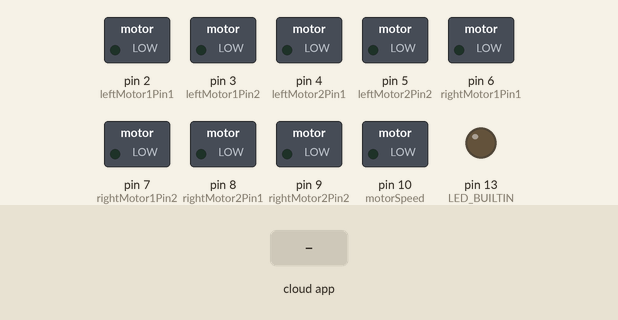
Recording of a sketch running on a simulated Arduino Uno, built with avr-gcc and run on an emulated ATmega328P. On the bench: switched loads named in the sketch (green lamp = pin HIGH), output pins drawn as LEDs (lit = HIGH). The inputs (shaded band) are chosen by the test bench. The RemoteXY app is connected.

Above: at 1.2 s.
1.3 s: the phone or cloud app sets btn_forward to 1
At 1.6 s:
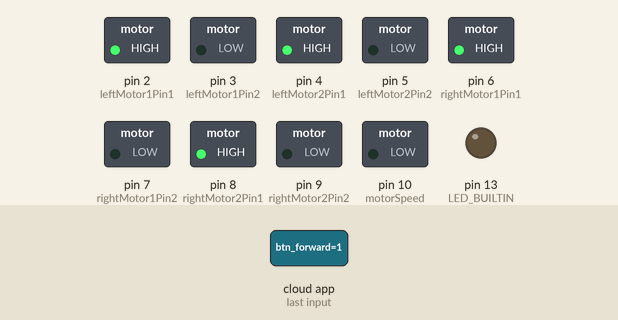
2.8 s: the phone or cloud app sets select_speed to 1
At 4.0 s:
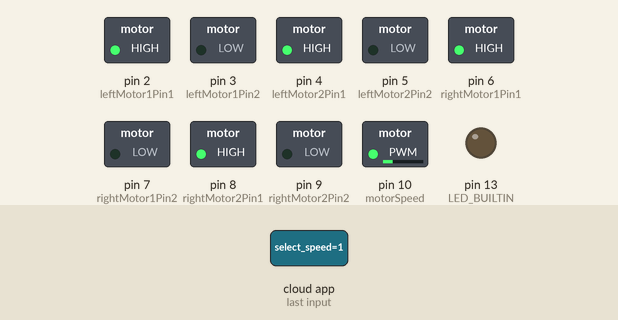
4.3 s: the phone or cloud app sets btn_forward to 0
At 5.1 s:
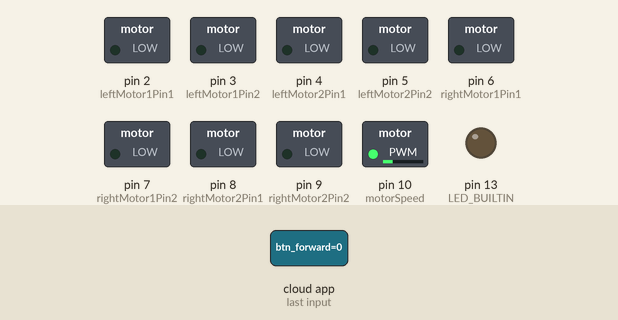
5.8 s: the phone or cloud app sets btn_back to 1
At 6.2 s:
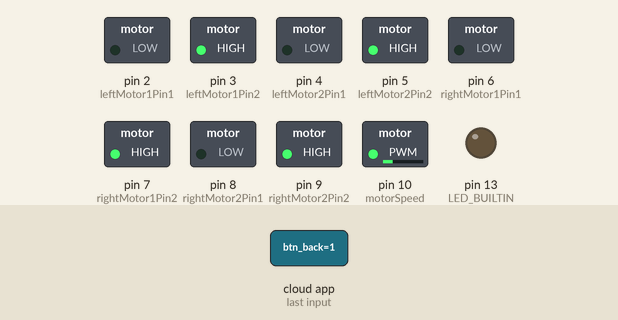
7.3 s: the phone or cloud app sets select_speed to 0
At 8.5 s:
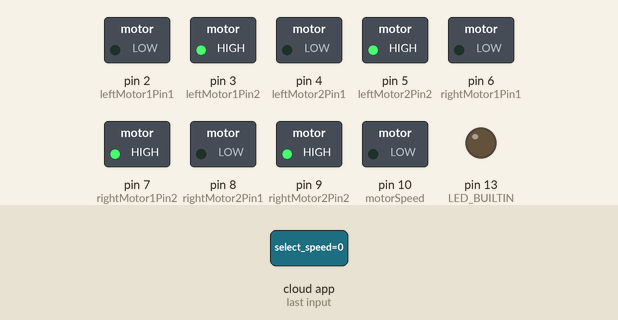
8.8 s: the phone or cloud app sets select_speed to 2
At 9.7 s:
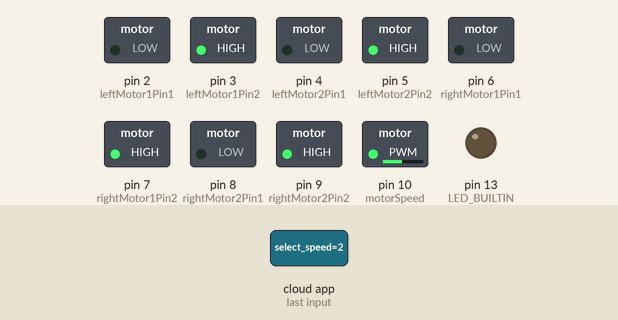
Timing chart, 0 to 11.3 s (numbered marks = the images above; inputs shaded):
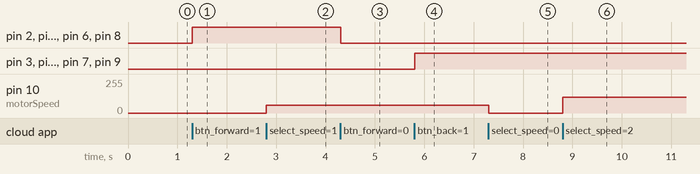

The sketch:

sketch_car_remotexy.ino
```cpp
//////////////////////////////////////////////
//        RemoteXY include library          //
//////////////////////////////////////////////

// RemoteXY select connection mode and include library
#define REMOTEXY_MODE__ESP8266_HARDSERIAL_POINT

#include <RemoteXY.h>

// RemoteXY connection settings
#define REMOTEXY_SERIAL Serial
#define REMOTEXY_SERIAL_SPEED 115200
#define REMOTEXY_WIFI_SSID "RemoteXY"
#define REMOTEXY_WIFI_PASSWORD "12345678"
#define REMOTEXY_SERVER_PORT 6377


// RemoteXY configurate
#pragma pack(push, 1)
uint8_t RemoteXY_CONF[] =   // 120 bytes
  { 255,11,0,11,0,113,0,16,31,0,7,53,10,20,20,5,2,26,2,1,
  0,64,14,12,12,2,31,70,0,1,0,64,42,12,12,2,31,66,0,1,
  0,49,29,12,12,2,31,76,0,1,0,77,29,12,12,2,31,82,0,1,
  0,21,6,12,12,2,31,82,82,0,1,0,6,6,12,12,2,31,82,76,
  0,3,5,17,35,8,22,2,26,1,0,49,11,12,12,2,31,70,76,0,
  1,0,78,11,12,12,2,31,70,82,0,67,4,10,27,20,5,2,26,11 };

// this structure defines all the variables and events of your control interface
struct {

    // input variables
  int16_t edit_speed;  // 32767.. +32767
  uint8_t btn_forward; // =1 if button pressed, else =0
  uint8_t btn_back; // =1 if button pressed, else =0
  uint8_t btn_left; // =1 if button pressed, else =0
  uint8_t btn_right; // =1 if button pressed, else =0
  uint8_t btn_rotate_right; // =1 if button pressed, else =0
  uint8_t btn_rotate_left; // =1 if button pressed, else =0
  uint8_t select_speed; // =0 if select position A, =1 if position B, =2 if position C, ...
  uint8_t btn_front_left; // =1 if button pressed, else =0
  uint8_t btn_front_right; // =1 if button pressed, else =0

    // output variables
  char txt_speed[11];  // string UTF8 end zero

    // other variable
  uint8_t connect_flag;  // =1 if wire connected, else =0

} RemoteXY;
#pragma pack(pop)

/////////////////////////////////////////////
//           END RemoteXY include          //
/////////////////////////////////////////////


int leftMotor1Pin1 = 2;
int leftMotor1Pin2 = 3;
int leftMotor2Pin1 = 4;
int leftMotor2Pin2 = 5;
int rightMotor1Pin1 = 6;
int rightMotor1Pin2 = 7;
int rightMotor2Pin1 = 8;
int rightMotor2Pin2 = 9;
int motorSpeed = 10;

void setup() {
  RemoteXY_Init ();
  pinMode(leftMotor1Pin1, OUTPUT);
  pinMode(leftMotor1Pin2, OUTPUT);
  pinMode(leftMotor2Pin1, OUTPUT);
  pinMode(leftMotor2Pin2, OUTPUT);
  pinMode(rightMotor1Pin1, OUTPUT);
  pinMode(rightMotor1Pin2, OUTPUT);
  pinMode(rightMotor2Pin1, OUTPUT);
  pinMode(rightMotor2Pin2, OUTPUT);
  pinMode(motorSpeed, OUTPUT);
  pinMode(LED_BUILTIN, OUTPUT);
  //Serial.begin(9600);
}

void loop() {
  RemoteXY_Handler ();
  int active = 0;
  int speed = 0;
  if(RemoteXY.connect_flag == 1){
    if(RemoteXY.btn_forward==1){
      active = 1;
    }else if(RemoteXY.btn_back==1){
      active = 2;
    }else if(RemoteXY.btn_left==1){
      active = 3;
    }else if(RemoteXY.btn_right==1){
      active = 4;
    }else if(RemoteXY.btn_rotate_right==1){
      active = 5;
    }else if(RemoteXY.btn_rotate_left==1){
      active = 6;
    }else if(RemoteXY.btn_front_left==1){
      active = 7;
    }else if(RemoteXY.btn_front_right==1){
      active = 8;
    }
    speed = RemoteXY.select_speed*60;
    sprintf(RemoteXY.txt_speed, "%d", speed);
  }else{
    active = 0;
    speed = 0;
  }

  analogWrite(motorSpeed, speed);
  carMove(active);
}


// 0: stop 1: Forward 2: Backward 3: Left 4: Right 5: Rotate Right 6 : Rotate Left 7: front left 8: front right
void carMove(int active){
  if(active == 0){
    for(int i = 1; i <= 4; i++){
      tiresMove(i, 0);
    }
  }else if(active == 1){
    for(int i = 1; i <= 4; i++){
      tiresMove(i, 1);
    }
  }else if(active == 2){
    for(int i = 1; i <= 4; i++){
      tiresMove(i, 2);
    }
  }else if(active == 3){
    tiresMove(1, 2);
    tiresMove(2, 2);
    tiresMove(3, 1);
    tiresMove(4, 1);
  }else if(active == 4){
    tiresMove(1, 1);
    tiresMove(2, 1);
    tiresMove(3, 2);
    tiresMove(4, 2);
  }else if(active == 5){
    tiresMove(1, 1);
    tiresMove(2, 2);
    tiresMove(3, 1);
    tiresMove(4, 2);
  }else if(active == 6){
    tiresMove(1, 2);
    tiresMove(2, 1);
    tiresMove(3, 2);
    tiresMove(4, 1);
  }else if(active == 7){
    tiresMove(1, 2);
    tiresMove(2, 0);
    tiresMove(3, 0);
    tiresMove(4, 1);
  }else if(active == 8){
    tiresMove(1, 1);
    tiresMove(2, 0);
    tiresMove(3, 0);
    tiresMove(4, 2);
  }
}

// tire 1: Left Front 2: Right Rear 3: Left Rear 4: Right Front  direction 0: stop  1: forward 2: backward
void tiresMove(int tire, int direction){
  switch (tire){
  case 1:
    tireState(leftMotor1Pin1, leftMotor1Pin2, direction);
    break;
  case 2:
    tireState(rightMotor1Pin1, rightMotor1Pin2, direction);
    break;
  case 3:
    tireState(leftMotor2Pin1, leftMotor2Pin2, direction);
    break;
  case 4:
    tireState(rightMotor2Pin1, rightMotor2Pin2, direction);
    break;
  default:
    break;
  }
}

// 0: stop  1: forward 2: backward
void tireState(int pin1, int pin2, int state){
  switch (state){
  case 0:
    digitalWrite(pin1, LOW);
    digitalWrite(pin2, LOW);
    break;
  case 1:
    digitalWrite(pin1, HIGH);
    digitalWrite(pin2, LOW);
    break;
  case 2:
    digitalWrite(pin1, LOW);
    digitalWrite(pin2, HIGH);
    break;
  default:
    break;
  }
}
```

Measured:
- after the input at 1.3 s, pin 2 (leftMotor1Pin1), pin 4 (leftMotor2Pin1), pin 6 (rightMotor1Pin1), pin 8 (rightMotor2Pin1): LOW → HIGH at once
- after the input at 2.8 s, pin 10 (motorSpeed): 0/255 → 60/255 at once
- after the input at 4.3 s, pin 2 (leftMotor1Pin1), pin 4 (leftMotor2Pin1), pin 6 (rightMotor1Pin1), pin 8 (rightMotor2Pin1): HIGH → LOW at once
- after the input at 5.8 s, pin 3 (leftMotor1Pin2), pin 5 (leftMotor2Pin2), pin 7 (rightMotor1Pin2), pin 9 (rightMotor2Pin2): LOW → HIGH at once
- after the input at 7.3 s, pin 10 (motorSpeed): 60/255 → 0/255 at once
- after the input at 8.8 s, pin 10 (motorSpeed): 0/255 → 120/255 at once
